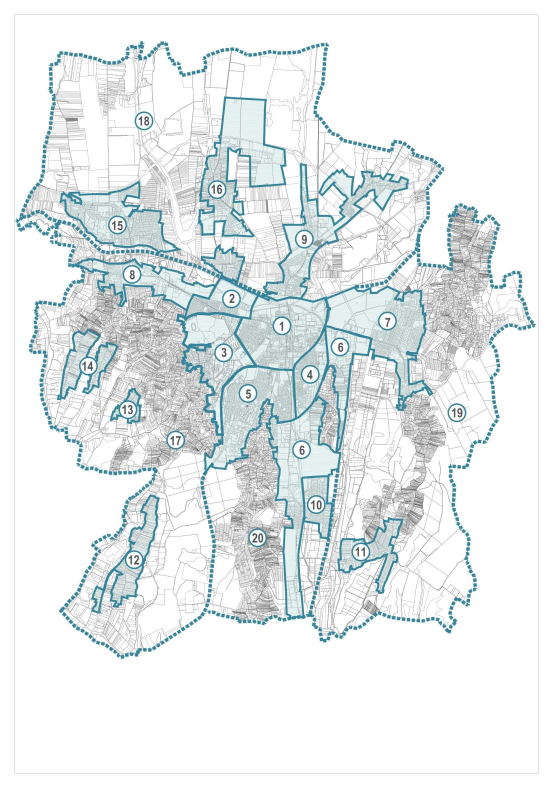
#> input picture data/neighborhoods/sources/municipal-local-map-next/zalaegerszeg-p12-image0.jpeg, 1663 x 2360 px, found by its file name (shown at 1/3 size)
$ python derive-remaining.py
#> lines starting #> are read from the running program, lines starting #| are printed output that depends on the picture; after the words box and inside, x2 and y2 are one past the last pixel; in counts of white or black regions, pixels touching at a corner belong together
"""Offline source-pixel extraction; run from repository: PYTHONPATH=.local/geodata python PATH/derive-remaining.py."""
import hashlib,json
from pathlib import Path
import numpy as np
from PIL import Image,ImageDraw
from scipy import ndimage
from shapely.geometry import box,mapping,shape,Polygon,MultiPolygon
from shapely.ops import unary_union,transform
from pyproj import Transformer
P=Path(__file__).resolve().parent
R=P.parents[3]
def write(n,v): (P/n).write_text(json.dumps(v,ensure_ascii=False,indent=2)+'\n')
def sha(p): return hashlib.sha256(p.read_bytes()).hexdigest()
a=np.asarray(Image.open(P/'zalaegerszeg-p12-image0.jpeg').convert('RGB')).astype(int)
m=(a[:,:,0]<135)&(a[:,:,1]-a[:,:,0]>30)&(a[:,:,2]-a[:,:,0]>30)&(a[:,:,1]>65)
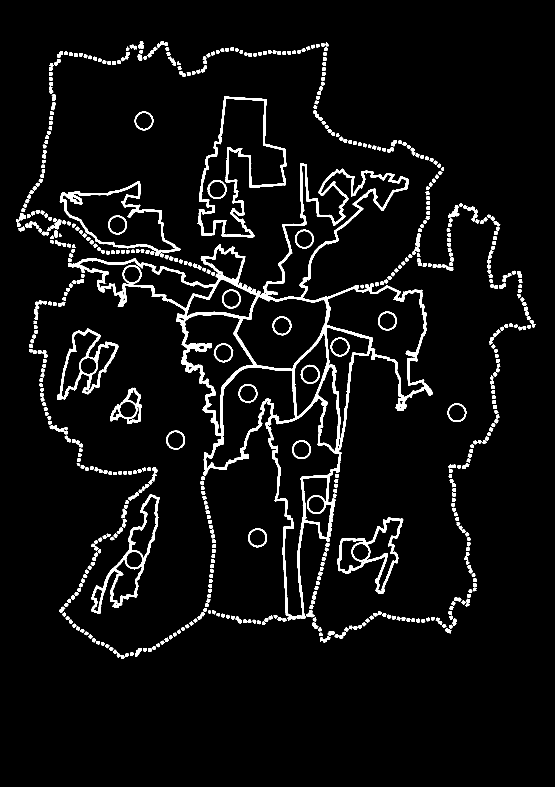
#> m: shape (2360, 1663) bool (shown at 1/3 size); 5% white; 641 white regions (42 under 20 px), largest, box (x1, y1, x2, y2) and area: (204, 490, 1299, 1861) 78636, (593, 289, 859, 712) 11985, (274, 1484, 480, 1841) 8060
l,n=ndimage.label(~m)
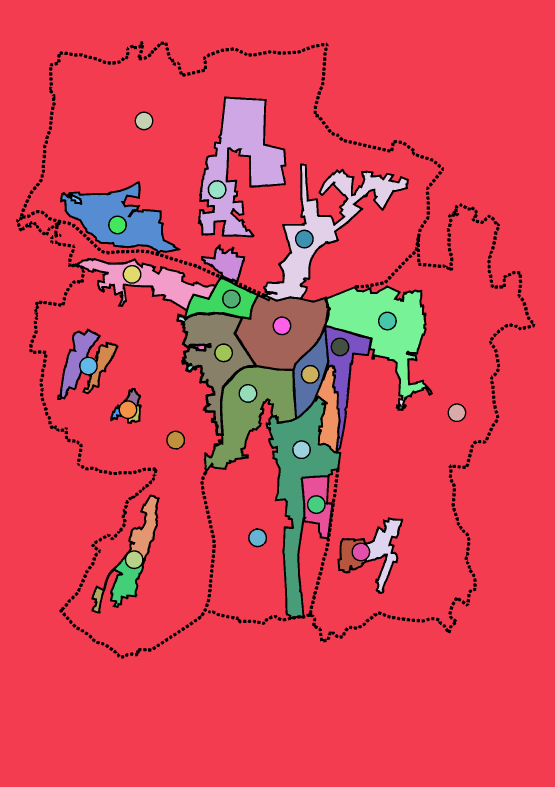
#> l: shape (2360, 1663) int32 (shown at 1/3 size); 98 distinct labels, from 0 to 97; one colour per label, 0 black
#> n = 97
def cells(mask):
 runs=[]
 for y in np.flatnonzero(mask.any(axis=1)):
  z=np.r_[False,mask[y],False].astype(int); d=np.diff(z); starts=np.flatnonzero(d==1); ends=np.flatnonzero(d==-1)
  runs.extend(box(int(s)-.5,int(y)-.5,int(e)-.5,int(y)+.5) for s,e in zip(starts,ends))
 return unary_union(runs)
def restore_label(g):
 # Only fully contained annotation holes are removed, no outward repair or bridging.
 if g.geom_type=='Polygon': return Polygon(g.exterior)
 return MultiPolygon([Polygon(x.exterior) for x in g.geoms])
#> (the run stopped early here; a loop or call above may not have finished)

$ run again, with data/neighborhoods/sources/municipal-local-map-next/miskolc-p228-original.jpeg copied over data/neighborhoods/sources/municipal-local-map-next/zalaegerszeg-p12-image0.jpeg
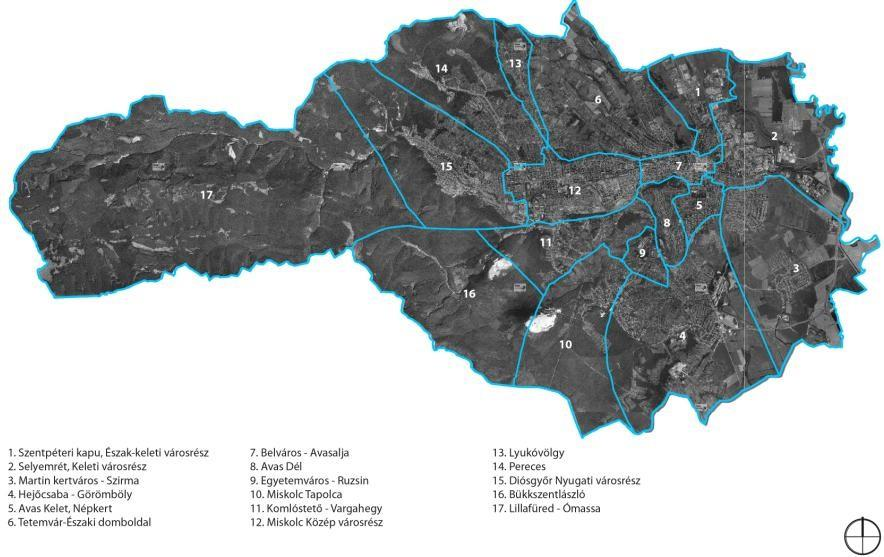
#> input picture data/neighborhoods/sources/municipal-local-map-next/miskolc-p228-original.jpeg, 884 x 557 px, found by its file name
#> `m=(a[:,:,0]<135)&(a[:,:,1]-a[:,:,0]>30)&(a[:,:,2]-a[:,:,0]>30)&(a[:,:,..`:
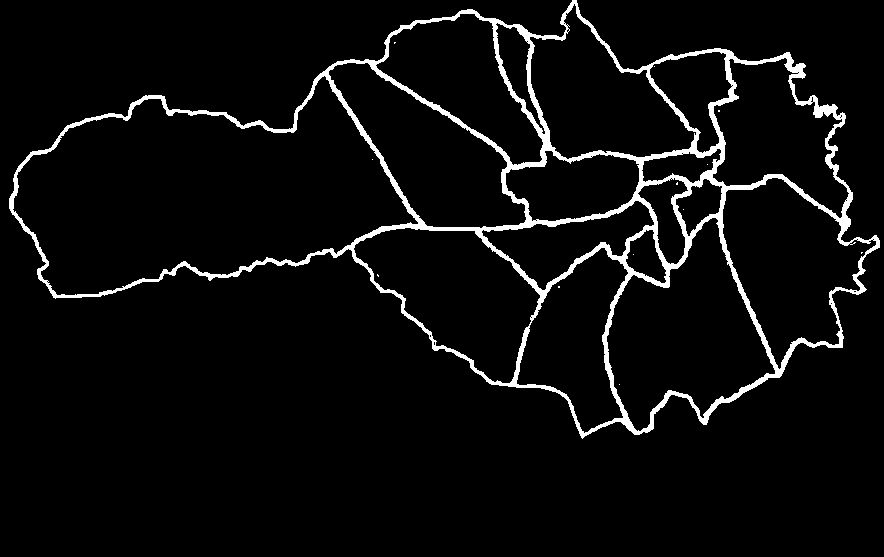
#> m: shape (557, 884) bool; 4.8% white; 13 white regions (12 under 20 px), largest, box (x1, y1, x2, y2) and area: (9, 0, 880, 439) 23845
#> `l,n=ndimage.label(~m)`:
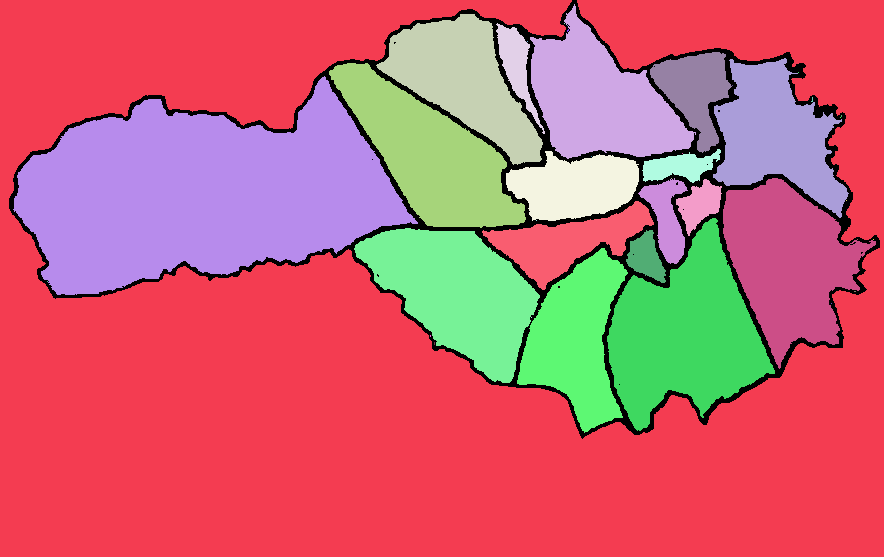
#> l: shape (557, 884) int32; 41 distinct labels, from 0 to 40; one colour per label, 0 black
#> n = 40

$ run again, with data/neighborhoods/sources/municipal-local-map-next/miskolc-annex-candidate.png saved as data/neighborhoods/sources/municipal-local-map-next/zalaegerszeg-p12-image0.jpeg
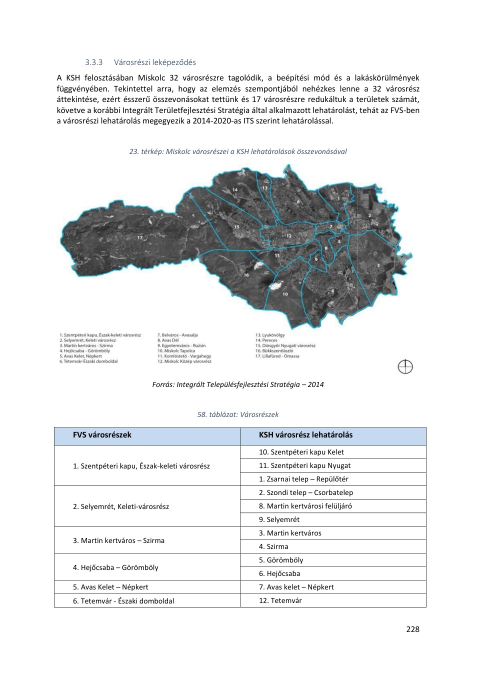
#> input picture data/neighborhoods/sources/municipal-local-map-next/miskolc-annex-candidate.png, 953 x 1348 px, found by its file name (shown at 1/2 size)
#> `m=(a[:,:,0]<135)&(a[:,:,1]-a[:,:,0]>30)&(a[:,:,2]-a[:,:,0]>30)&(a[:,:,..`:
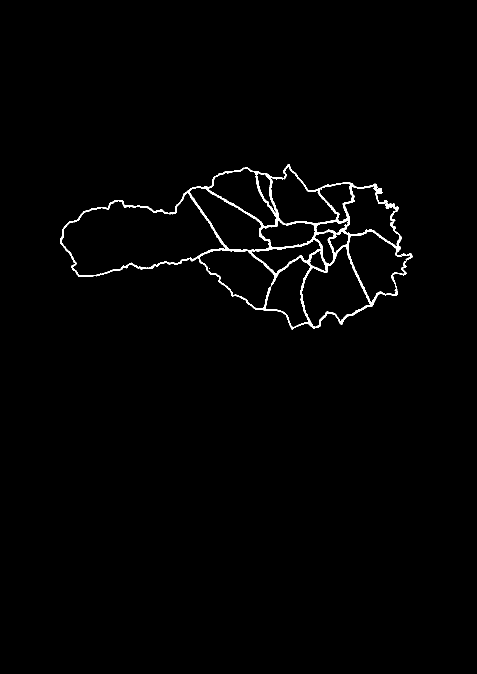
#> m: shape (1348, 953) bool (shown at 1/2 size); 1.2% white; 2 white regions (1 under 20 px), largest, box (x1, y1, x2, y2) and area: (120, 328, 825, 659) 15348
#> `l,n=ndimage.label(~m)`:
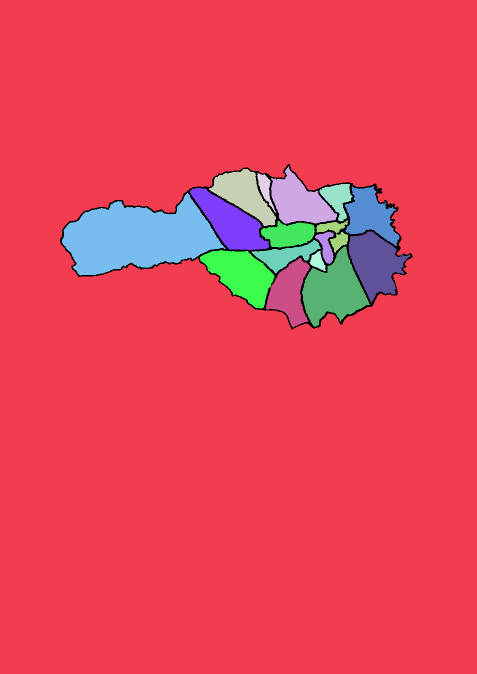
#> l: shape (1348, 953) int32 (shown at 1/2 size); 26 distinct labels, from 0 to 25; one colour per label, 0 black
#> n = 25

$ run again, with data/neighborhoods/sources/municipal-local-map-next/miskolc-its-candidate.png saved as data/neighborhoods/sources/municipal-local-map-next/zalaegerszeg-p12-image0.jpeg
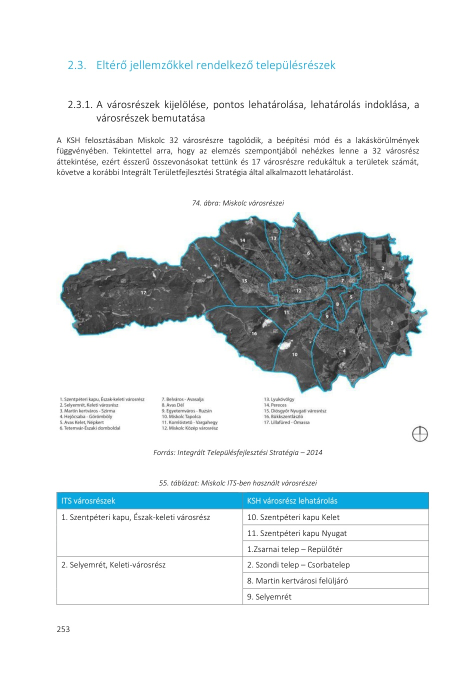
#> input picture data/neighborhoods/sources/municipal-local-map-next/miskolc-its-candidate.png, 952 x 1348 px, found by its file name (shown at 1/2 size)
#> `m=(a[:,:,0]<135)&(a[:,:,1]-a[:,:,0]>30)&(a[:,:,2]-a[:,:,0]>30)&(a[:,:,..`:
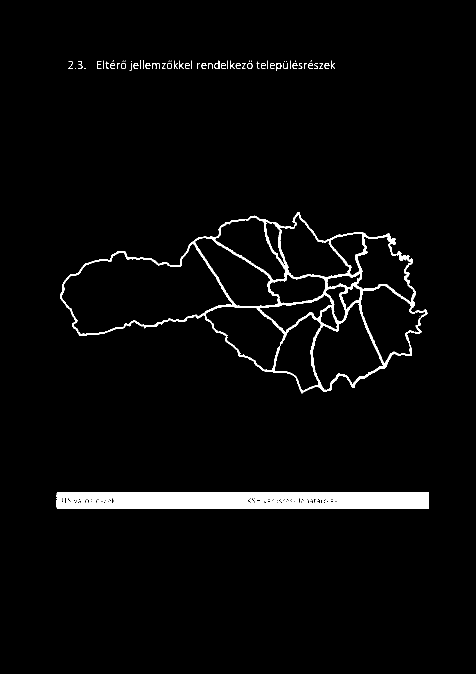
#> m: shape (1348, 952) bool (shown at 1/2 size); 3.4% white; 69 white regions (26 under 20 px), largest, box (x1, y1, x2, y2) and area: (113, 984, 858, 1018) 24290, (121, 424, 855, 787) 17268, (304, 126, 320, 138) 66
#> `l,n=ndimage.label(~m)`:
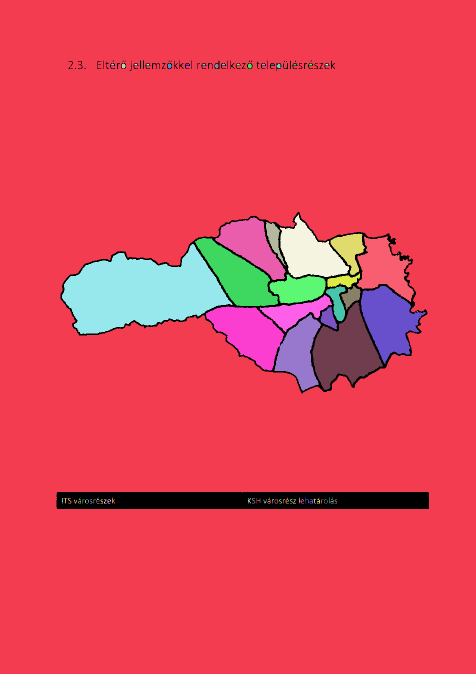
#> l: shape (1348, 952) int32 (shown at 1/2 size); 96 distinct labels, from 0 to 95; one colour per label, 0 black
#> n = 95
